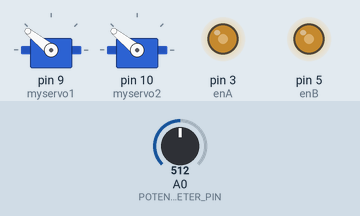
This sketch was run on a simulated Arduino Uno, built with avr-gcc and run on an emulated ATmega328P. Shown: 2 × servo, output pins drawn as LEDs (lit = HIGH). The inputs (shaded band) are chosen by the test bench; at power-on: A0 (POTENTIOMETER_PIN) = 512.

Above: at 2.6 s.
2.7 s: A0 (POTENTIOMETER_PIN) set to 716
At 3.79 s:
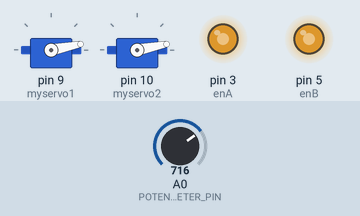
6.3 s: A0 (POTENTIOMETER_PIN) set to 900
At 7.74 s:
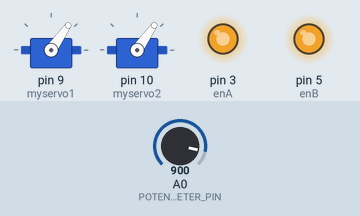
10.0 s: A0 (POTENTIOMETER_PIN) set to 511
At 11.69 s:
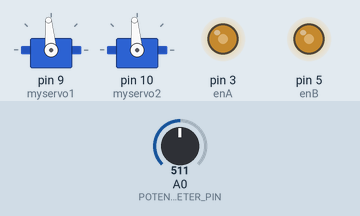
13.5 s: A0 (POTENTIOMETER_PIN) set to 170
At 15.34 s:
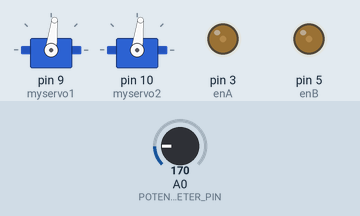
17.2 s: A0 (POTENTIOMETER_PIN) set to 306
At 18.68 s:
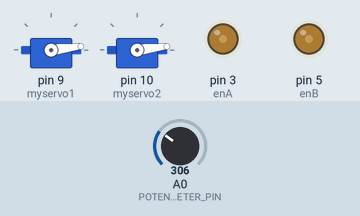
Timing chart, 0 to 21.9 s (numbered marks = the images above; inputs shaded):
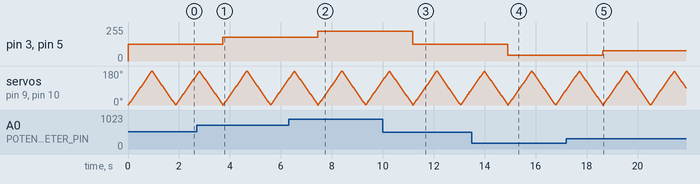

The sketch:

pwm_servo.ino
```cpp
// Kanad Patel
// The code is for second Arduino that controls the servo hand of I-See.
// Its also has a potentiometer that control the speed of I-See.

#include <Servo.h>
#define POTENTIOMETER_PIN A0
Servo myservo1;
Servo myservo2;
int enA = 3;
int enB = 5;
int pos1 = 0;
int pos2 = 0;

void setup() {
  Serial.begin(9600);
  myservo1.attach(9);
  myservo2.attach(10);
  pinMode(3,OUTPUT);
  pinMode(5,OUTPUT);
}
void loop() {
  int data = analogRead(POTENTIOMETER_PIN);
  int speed1 = map(data, 0, 1023, 0, 255); // maps the potentiometer values to speed1 variable.
  analogWrite(enA,speed1);
  analogWrite(enB,speed1);
  // Both the servos move 180 degrees.
  for (pos1 = 0; pos1 <= 180; pos1 += 1) {
    myservo1.write(pos1);
    myservo2.write(pos1);
    delay(5);
  }
  for (pos1 = 180; pos1 >= 0; pos1 -= 1) {
    myservo1.write(pos1);
    myservo2.write(pos1);
    delay(5);
  }
}
```

Measured:
- after the input at 2.7 s, pin 3 (enA), pin 5 (enB): 127/255 → 178/255 after 1.0 s
- after the input at 6.3 s, pin 3 (enA), pin 5 (enB): 178/255 → 224/255 after 1.2 s
- after the input at 10.0 s, pin 3 (enA), pin 5 (enB): 224/255 → 127/255 after 1.2 s
- after the input at 13.5 s, pin 3 (enA), pin 5 (enB): 127/255 → 42/255 after 1.4 s
- after the input at 17.2 s, pin 3 (enA), pin 5 (enB): 42/255 → 76/255 after 1.4 s
